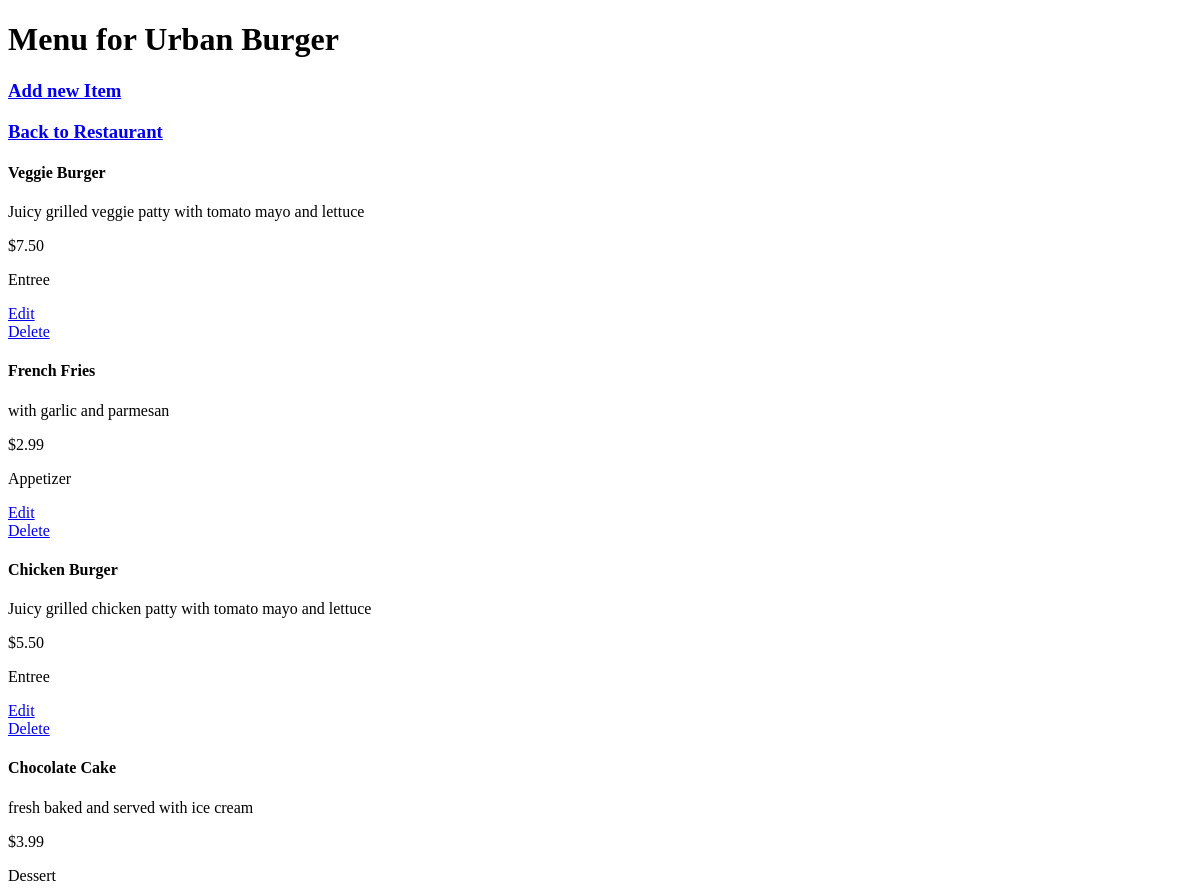
/restaurant/1/menu (upper part), run on an earlier commit of the app's database.
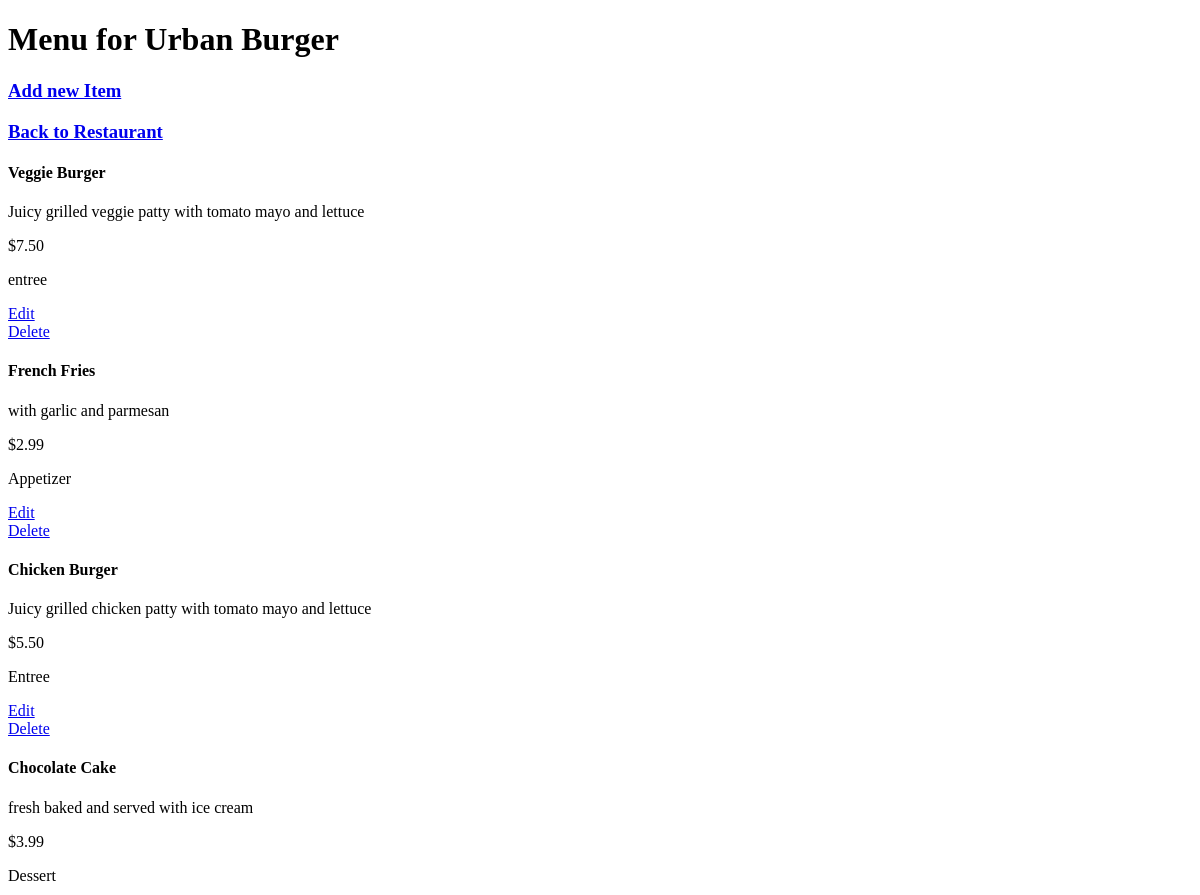
And on a later commit of the database.
### db_setup.py (models this page shows, shortened)
class MenuItem(Base):
    __tablename__ = 'menu_item'
    name = Column(String(80), nullable=False)
    id = Column(Integer, primary_key=True)
    course = Column(String(80))
    description = Column(String(250))
    price = Column(String(8))
    restaurant_id = Column(Integer, ForeignKey('restaurant.id'))
    restaurant = relationship(Restaurant)

### finalproject.py (the view)
@app.route('/restaurant/<int:restaurant_id>/')
@app.route('/restaurant/<int:restaurant_id>/menu')
def displayMenuItem(restaurant_id):
    if(not session.query(MenuItem).filter_by(restaurant_id=restaurant_id).first()):
        return render_template('emptyMenu.html', restaurant_id = restaurant_id)
    Items = session.query(MenuItem).filter_by(restaurant_id=restaurant_id)
    restaurant_name = session.query(
        Restaurant).filter_by(id=restaurant_id).one()
    return render_template('menu.html', items=Items, restaurant=restaurant_name)

### templates/menu.html (shortened to what this page needs)
<!DOCTYPE html>
<html lang="en">
<head>
</head>
<body>
    <h1>Menu for {{ restaurant.name }}</h1>
    <h3><a href="{{ url_for('addMenuItem', restaurant_id = restaurant.id) }}">Add new Item</a></h3>
    <h3><a href="{{ url_for('showRestaurant') }}">Back to Restaurant</a></h3>
    {% for item in items %}
    <div class="item">
        <h4>{{ item.name }}</h4>
        <p>{{ item.description }}</p>
        <p>{{ item.price }}</p>
        <p>{{ item.course }}</p>
        <div class="edit">
            <a href="{{ url_for('editMenuItem', restaurant_id = restaurant.id, menu_id = item.id) }}">Edit</a>
        </div>
        <div class="delete">
            <a href="{{ url_for('deleteMenuItem', restaurant_id = restaurant.id, menu_id = item.id) }}">Delete</a>
        </div>
    </div>
    {% endfor %}
</body>
</html>

What changed in the data, as far as the page shows it:
changed MenuItem "Veggie Burger": course "Entree" → "entree"
